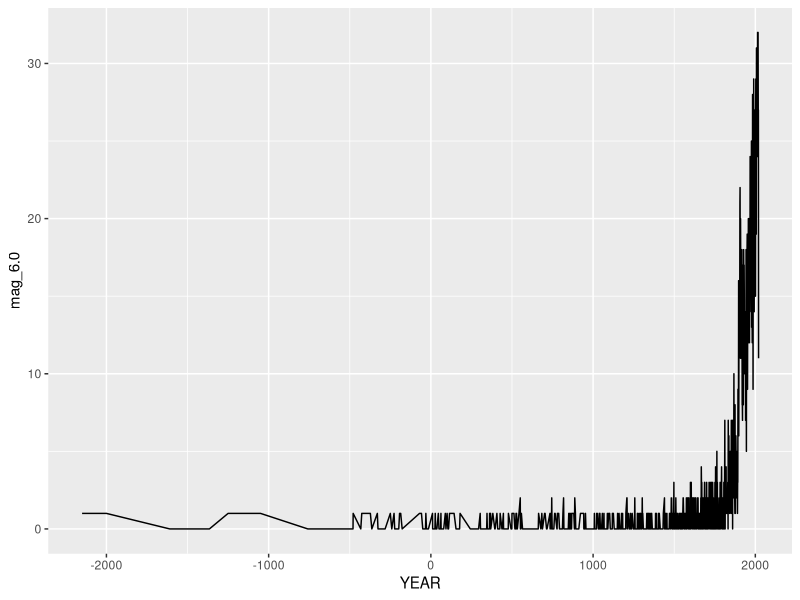

R code for this plot:
library(dplyr)
library(ggplot2)
library(tidyr)

#1.1
Sig_Eq <- read.delim(file = "signif.txt",header = TRUE)  #read the data
head(Sig_Eq)
Sig_Eqs <- as_tibble(Sig_Eq)   #convert it to a tibble object 
Sig_Eqs

#1.2

death_country <- Sig_Eqs %>%
  select(COUNTRY,DEATHS) %>%
  group_by(COUNTRY) %>%
  #count the total number of death in each country
  summarise(total_death = sum(DEATHS,na.rm = TRUE)) %>% 
  arrange(desc(total_death))  # arrange them from big to small

death_country
death_country[1:10,]


#1.3
Sig_Eqs %>%
  select(YEAR,EQ_PRIMARY) %>%
  group_by(YEAR) %>%
  summarise(mag_6.0 = sum(EQ_PRIMARY>6.0, na.rm= TRUE)) %>% #the sum of magnitude larger than 6.0
  ggplot(aes(YEAR,mag_6.0)) +
  geom_line()


#1.4

CountEq_LargestEq <- function(country){
  co_eq = Sig_Eqs %>%
    select(COUNTRY,EQ_PRIMARY) %>%  #pick the data that needed
    filter(COUNTRY == country)      # filter the country which is inputted
  num_eq = as.numeric(nrow(co_eq))    # country's number of earthquake
  
  date_cou = Sig_Eqs %>%
    filter(COUNTRY == country) %>%   # filter the country which inputed
    select(YEAR,MONTH,DAY,COUNTRY,EQ_PRIMARY) %>%   #pick the data that needed
    #creat the date variable
    mutate(date=paste(as.character(YEAR),'year', as.character(MONTH),'month',as.character(DAY),'day')) %>%
    arrange(desc(EQ_PRIMARY)) # arrange it in sequence
  # in the case that the country have more than one biggest earthquake.
  date_country = date_cou$date[(date_cou$EQ_PRIMARY == max(date_cou$EQ_PRIMARY,na.rm = TRUE )) ]
  # delete the NA parts
  date_country=date_country[!is.na(date_country)]
  
  #return the number of earthquake, and the date that happen
  return(c(num_eq, date_country))
    
}

CountEq_LargestEq('GREECE')

country_all = unique(Sig_Eqs$COUNTRY)

for(i in country_all){
  print(i)                     #print every country's name
  print(CountEq_LargestEq(i))  #print the return of the function above
  
}





  